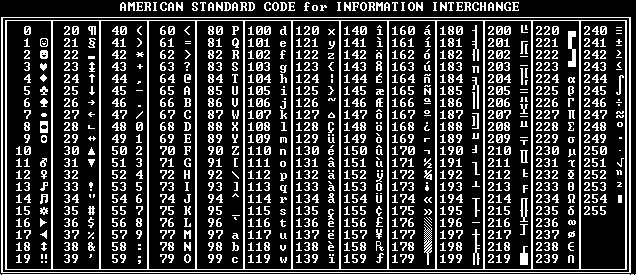
#> input picture ascii.gif, 636 x 275 px
$ python makeASCIIpicUGSMfont.py
#> lines starting #> are read from the running program, lines starting #| are printed output that depends on the picture
from PIL import Image, ImageDraw

from pyperclip import copy

img = Image.open("ascii.gif").convert("RGB")
#> img is the input picture: PIL image 636x275 RGB; 22.6% white in thin lines or dots

width, height = img.size
#> width = 636; height = 275

pixs = list(img.getdata())
#> pixs = 174900 items

draw = ImageDraw.Draw(img)

result = ""

num = -12

for sx in range(88, width, 48):
	for sy in range(25, height - 12, 12):
		if (num >= 0):
			for y in range(12):
				num2 = 0

				for x in range(8):
					num2 += pixs[sx + x + ((sy + y) * width)][0] / 255

				if (num2 == 0): continue

				result += f"\tASCII[{num + 4}][{y + 4}] = 0b"

				for x in range(8):
					if (pixs[sx + x + ((sy + y) * width)] == (255, 255, 255)):
						result += "1"

					else: result += "0"

				result += ";\n\n"

		num += 1

		if (num > 94):
			copy(result)

			break

		draw.point((sx, sy), (255, 0, 0))

		draw.point((sx + 8, sy + 12), (0, 255, 0))

	else: continue

	break
#> after the loop, num = 95

img.show()
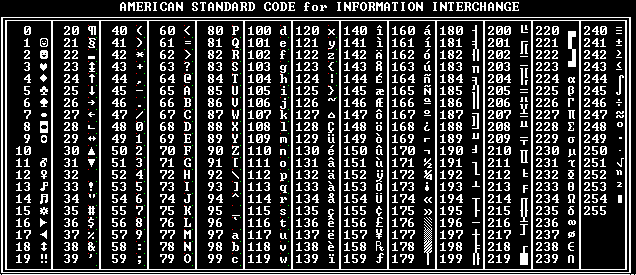
#> shown: PIL image 636x275 RGB; mean R, G, B 57.7, 57.7, 57.5
